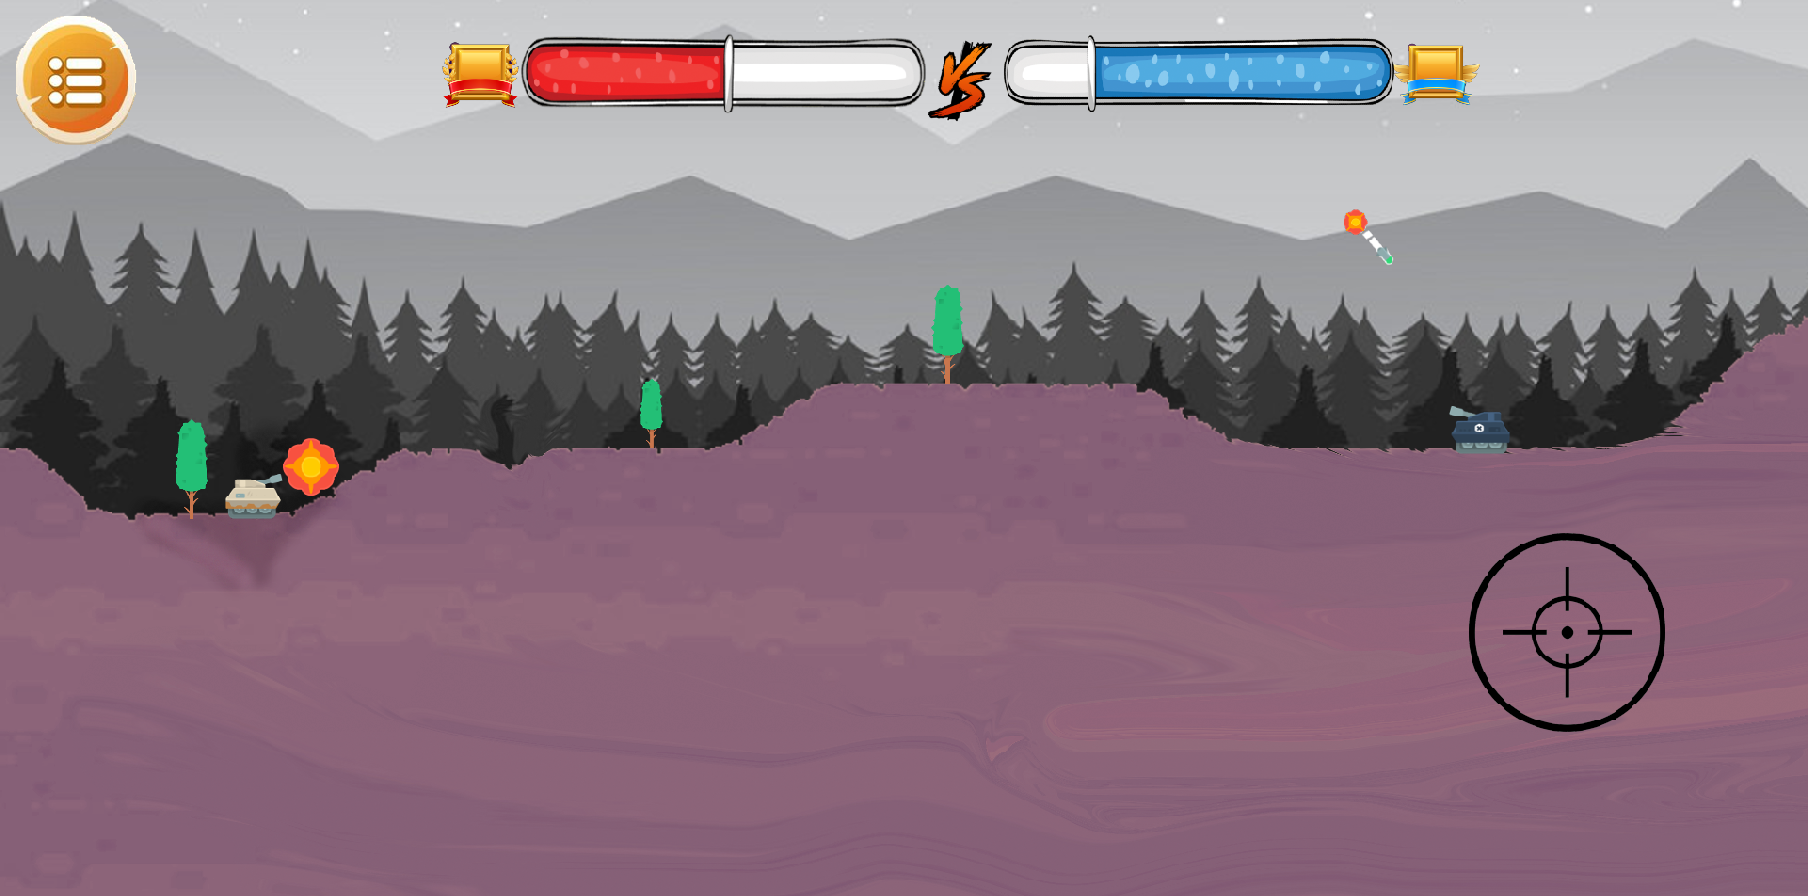

Tiled map render using the project's own tile images. Description and the map definition, with tile-layer contents summarised, below:
An orthogonal 113x56 tile map with 16x16 px tiles, 1 tile layer (Tile Layer 1), 2 tilesets.

<map version="1.9" tiledversion="1.9.2" orientation="orthogonal" renderorder="right-down" width="113" height="56" tilewidth="16" tileheight="16" infinite="0" nextlayerid="7" nextobjectid="4">
 <tileset firstgid="1" name="maaain" tilewidth="16" tileheight="16" spacing="2" margin="1" tilecount="6328" columns="113">
  <image source="maaain.png" width="2048" height="1024" />
 </tileset>
 <tileset firstgid="6329" name="newTest" tilewidth="16" tileheight="16" spacing="2" margin="1" tilecount="6328" columns="113">
  <image source="../newTest.png" width="2048" height="1024" />
 </tileset>
 <layer id="6" name="Tile Layer 1" width="113" height="56">
  <data>[6328 cells, 6328 non-empty, 6328 distinct tile ids]</data>
 </layer>
</map>
